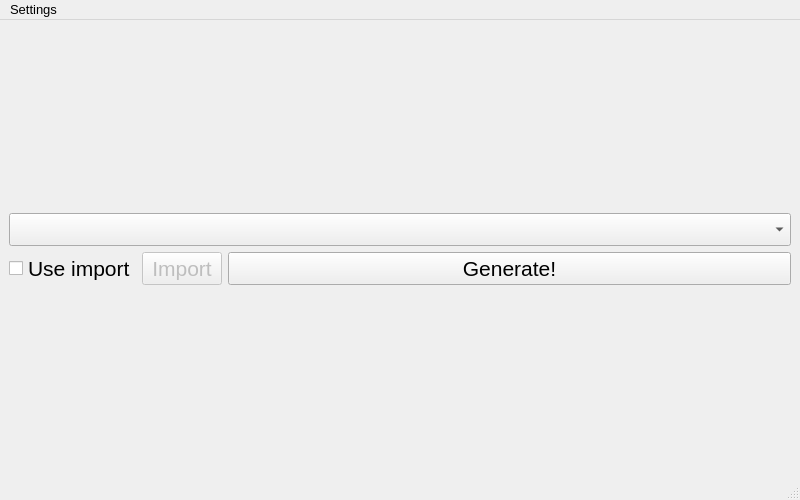
<?xml version="1.0" encoding="UTF-8"?>
<ui version="4.0">
 <class>MainWindow</class>
 <widget class="QMainWindow" name="MainWindow">
  <property name="geometry">
   <rect>
    <x>0</x>
    <y>0</y>
    <width>800</width>
    <height>500</height>
   </rect>
  </property>
  <property name="sizePolicy">
   <sizepolicy hsizetype="Expanding" vsizetype="Expanding">
    <horstretch>0</horstretch>
    <verstretch>0</verstretch>
   </sizepolicy>
  </property>
  <property name="windowTitle">
   <string>OOP pattern generator</string>
  </property>
  <widget class="QWidget" name="centralwidget">
   <property name="sizePolicy">
    <sizepolicy hsizetype="Expanding" vsizetype="Expanding">
     <horstretch>0</horstretch>
     <verstretch>0</verstretch>
    </sizepolicy>
   </property>
   <layout class="QGridLayout" name="gridLayout_2">
    <item row="0" column="0">
     <layout class="QGridLayout" name="gridLayoutCentral">
      <item row="0" column="0">
       <widget class="QComboBox" name="cmbBoxPatternName">
        <property name="sizePolicy">
         <sizepolicy hsizetype="Expanding" vsizetype="Fixed">
          <horstretch>0</horstretch>
          <verstretch>0</verstretch>
         </sizepolicy>
        </property>
        <property name="font">
         <font>
          <pointsize>16</pointsize>
         </font>
        </property>
       </widget>
      </item>
      <item row="1" column="0">
       <layout class="QGridLayout" name="gridLayoutSpecial">
        <property name="sizeConstraint">
         <enum>QLayout::SetDefaultConstraint</enum>
        </property>
        <property name="spacing">
         <number>6</number>
        </property>
       </layout>
      </item>
      <item row="2" column="0">
       <layout class="QHBoxLayout" name="horizontalLayout">
        <property name="sizeConstraint">
         <enum>QLayout::SetMinimumSize</enum>
        </property>
        <item>
         <widget class="QCheckBox" name="checkBoxImport">
          <property name="font">
           <font>
            <pointsize>16</pointsize>
           </font>
          </property>
          <property name="layoutDirection">
           <enum>Qt::LeftToRight</enum>
          </property>
          <property name="text">
           <string>Use import</string>
          </property>
         </widget>
        </item>
        <item>
         <widget class="QPushButton" name="pushBtnImport">
          <property name="enabled">
           <bool>false</bool>
          </property>
          <property name="font">
           <font>
            <pointsize>16</pointsize>
           </font>
          </property>
          <property name="text">
           <string>Import</string>
          </property>
         </widget>
        </item>
        <item>
         <widget class="QPushButton" name="pushBtnGenerate">
          <property name="sizePolicy">
           <sizepolicy hsizetype="Expanding" vsizetype="Fixed">
            <horstretch>0</horstretch>
            <verstretch>0</verstretch>
           </sizepolicy>
          </property>
          <property name="font">
           <font>
            <pointsize>16</pointsize>
           </font>
          </property>
          <property name="text">
           <string>Generate!</string>
          </property>
         </widget>
        </item>
       </layout>
      </item>
     </layout>
    </item>
   </layout>
  </widget>
  <widget class="QMenuBar" name="menuBar">
   <property name="geometry">
    <rect>
     <x>0</x>
     <y>0</y>
     <width>800</width>
     <height>29</height>
    </rect>
   </property>
   <property name="font">
    <font>
     <pointsize>10</pointsize>
    </font>
   </property>
   <widget class="QMenu" name="menuSettings">
    <property name="title">
     <string>Settings</string>
    </property>
    <addaction name="actionExport"/>
   </widget>
   <addaction name="menuSettings"/>
  </widget>
  <widget class="QStatusBar" name="statusBar">
   <property name="font">
    <font>
     <pointsize>10</pointsize>
    </font>
   </property>
  </widget>
  <action name="actionExport">
   <property name="icon">
    <iconset>
     <normaloff>:/icons/images/export_to.png</normaloff>:/icons/images/export_to.png</iconset>
   </property>
   <property name="text">
    <string>Export</string>
   </property>
  </action>
 </widget>
 <resources/>
 <connections/>
</ui>
